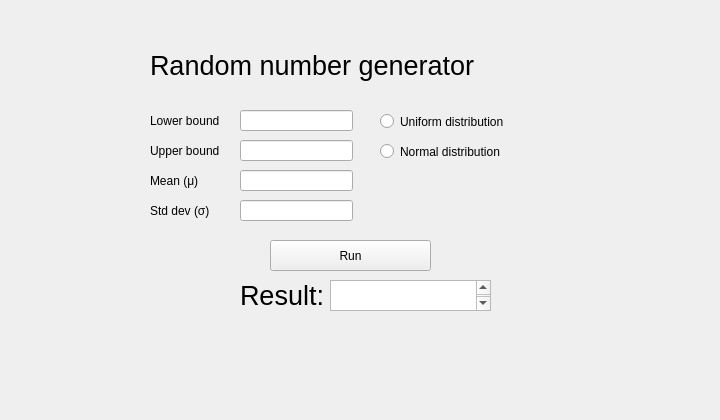
<?xml version="1.0" encoding="UTF-8"?>
<ui version="4.0">
 <class>MainWindow</class>
 <widget class="QMainWindow" name="MainWindow">
  <property name="geometry">
   <rect>
    <x>0</x>
    <y>0</y>
    <width>720</width>
    <height>420</height>
   </rect>
  </property>
  <property name="windowTitle">
   <string>MainWindow</string>
  </property>
  <widget class="QWidget" name="centralwidget">
   <widget class="QLabel" name="label_2">
    <property name="geometry">
     <rect>
      <x>150</x>
      <y>140</y>
      <width>101</width>
      <height>21</height>
     </rect>
    </property>
    <property name="text">
     <string>Upper bound</string>
    </property>
   </widget>
   <widget class="QLabel" name="label_3">
    <property name="geometry">
     <rect>
      <x>150</x>
      <y>110</y>
      <width>101</width>
      <height>21</height>
     </rect>
    </property>
    <property name="text">
     <string>Lower bound</string>
    </property>
   </widget>
   <widget class="QLineEdit" name="lower">
    <property name="geometry">
     <rect>
      <x>240</x>
      <y>110</y>
      <width>113</width>
      <height>21</height>
     </rect>
    </property>
   </widget>
   <widget class="QLineEdit" name="upper">
    <property name="geometry">
     <rect>
      <x>240</x>
      <y>140</y>
      <width>113</width>
      <height>21</height>
     </rect>
    </property>
   </widget>
   <widget class="QRadioButton" name="uniform">
    <property name="geometry">
     <rect>
      <x>380</x>
      <y>110</y>
      <width>151</width>
      <height>23</height>
     </rect>
    </property>
    <property name="text">
     <string>Uniform distribution</string>
    </property>
   </widget>
   <widget class="QRadioButton" name="normal">
    <property name="geometry">
     <rect>
      <x>380</x>
      <y>140</y>
      <width>151</width>
      <height>23</height>
     </rect>
    </property>
    <property name="text">
     <string>Normal distribution</string>
    </property>
   </widget>
   <widget class="QLineEdit" name="mean">
    <property name="enabled">
     <bool>true</bool>
    </property>
    <property name="geometry">
     <rect>
      <x>240</x>
      <y>170</y>
      <width>113</width>
      <height>21</height>
     </rect>
    </property>
   </widget>
   <widget class="QLabel" name="meanline">
    <property name="enabled">
     <bool>true</bool>
    </property>
    <property name="geometry">
     <rect>
      <x>150</x>
      <y>170</y>
      <width>101</width>
      <height>21</height>
     </rect>
    </property>
    <property name="text">
     <string>Mean (μ)</string>
    </property>
   </widget>
   <widget class="QLabel" name="label_4">
    <property name="geometry">
     <rect>
      <x>240</x>
      <y>280</y>
      <width>111</width>
      <height>31</height>
     </rect>
    </property>
    <property name="font">
     <font>
      <pointsize>20</pointsize>
     </font>
    </property>
    <property name="text">
     <string>Result:</string>
    </property>
   </widget>
   <widget class="QPushButton" name="run">
    <property name="geometry">
     <rect>
      <x>270</x>
      <y>240</y>
      <width>161</width>
      <height>31</height>
     </rect>
    </property>
    <property name="text">
     <string>Run</string>
    </property>
   </widget>
   <widget class="QTextBrowser" name="result">
    <property name="enabled">
     <bool>true</bool>
    </property>
    <property name="geometry">
     <rect>
      <x>330</x>
      <y>280</y>
      <width>161</width>
      <height>31</height>
     </rect>
    </property>
    <property name="font">
     <font>
      <pointsize>18</pointsize>
     </font>
    </property>
    <property name="acceptDrops">
     <bool>true</bool>
    </property>
   </widget>
   <widget class="QLabel" name="stddevline">
    <property name="enabled">
     <bool>true</bool>
    </property>
    <property name="geometry">
     <rect>
      <x>150</x>
      <y>200</y>
      <width>101</width>
      <height>21</height>
     </rect>
    </property>
    <property name="text">
     <string>Std dev (σ)</string>
    </property>
   </widget>
   <widget class="QLineEdit" name="stddev">
    <property name="enabled">
     <bool>true</bool>
    </property>
    <property name="geometry">
     <rect>
      <x>240</x>
      <y>200</y>
      <width>113</width>
      <height>21</height>
     </rect>
    </property>
   </widget>
   <widget class="QLabel" name="label_5">
    <property name="geometry">
     <rect>
      <x>150</x>
      <y>40</y>
      <width>371</width>
      <height>51</height>
     </rect>
    </property>
    <property name="font">
     <font>
      <pointsize>20</pointsize>
     </font>
    </property>
    <property name="text">
     <string>Random number generator</string>
    </property>
   </widget>
  </widget>
 </widget>
 <resources/>
 <connections/>
</ui>
